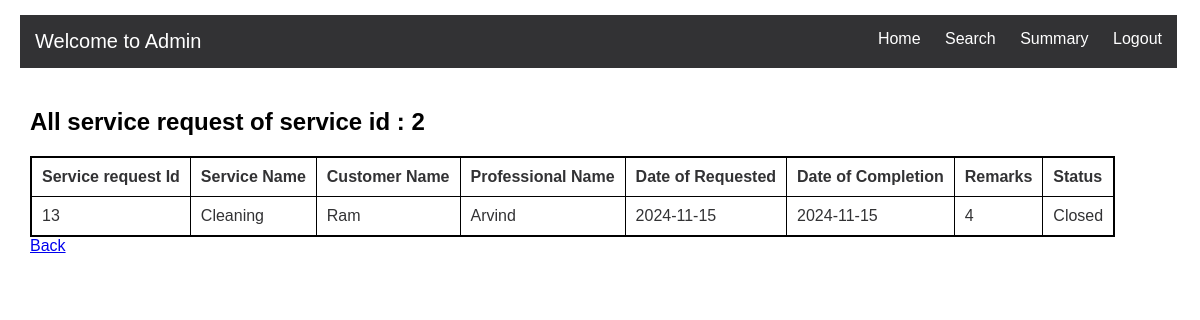
/Admin/Home/Service/2, run on the app's committed database.
### Application/models.py (models this page shows)
class Service_request(db.Model):
    Id = db.Column(db.Integer, primary_key=True, nullable=False)
    Service_id = db.Column(db.Integer, db.ForeignKey('service.Service_id'), nullable=False)
    Customer_id = db.Column(db.Integer, db.ForeignKey('customer.Id'), nullable=False)
    Professional_id = db.Column(db.Integer, db.ForeignKey('professional.Id'))
    date_of_request = db.Column(db.Date, nullable=False)
    date_of_completion = db.Column(db.Date)
    Service_status = db.Column(db.String, nullable=False)
    Remarks=db.Column(db.String)

class Service(db.Model):
    Service_id = db.Column(db.Integer, unique=True, primary_key=True, autoincrement=True, nullable=False)
    Service_name =db.Column(db.String, nullable=False)
    Price =db.Column(db.Integer, nullable=False)
    Time_required =db.Column(db.Integer, nullable=False)
    Description =db.Column(db.String, nullable=False)
    service_requests = db.relationship('Service_request', backref='service', lazy=True)

class Customer(db.Model):
    Id = db.Column(db.Integer, unique=True, primary_key=True, autoincrement=True, nullable=False)
    Full_name =db.Column(db.String, nullable=False)
    Email =db.Column(db.String, unique=True, nullable=False)
    Phone_number=db.Column(db.Integer, nullable=False)
    Password =db.Column(db.String, nullable=False)
    Address =db.Column(db.String, nullable=False)
    Pincode =db.Column(db.Integer, nullable=False)
    service_requests = db.relationship('Service_request', backref='customer', lazy=True)

class Professional(db.Model):
    Id = db.Column(db.Integer, unique=True, primary_key=True, autoincrement=True, nullable=False)
    Full_name =db.Column(db.String, nullable=False)
    Email =db.Column(db.String, unique=True, nullable=False)
    Password =db.Column(db.String, nullable=False)
    Phone_number=db.Column(db.Integer, nullable=False)
    Service_name =db.Column(db.String)
    Address =db.Column(db.String, nullable=False)
    Pincode =db.Column(db.Integer, nullable=False)
    Experience =db.Column(db.Integer)
    Status = db.Column(db.String)
    service_requests = db.relationship('Service_request', backref='professional', lazy=True)

### Application/controller.py (the view)
@app.route('/Admin/Home/Service/<int:S_id>', methods=["GET"])
def A_S_details(S_id):
    A_S_Request_of_S_id_requested=db.session.query(
        Service_request.Id,
        Service.Service_name,
        Customer.Full_name,
        None,
        Service_request.date_of_request,
        None,
        None,
        Service_request.Service_status
        ).join(Service, Service_request.Service_id == S_id
        ).join(Customer, Customer.Id == Service_request.Customer_id
        ).filter(Service.Service_id == S_id
        ).filter(Service_request.Service_status=="Requested")
    A_S_Request_of_S_id_closed=db.session.query(
        Service_request.Id,
        Service.Service_name,
        Customer.Full_name,
        Professional.Full_name,
        Service_request.date_of_request,
        Service_request.date_of_completion,
        Service_request.Remarks,
        Service_request.Service_status
        ).join(Service, Service_request.Service_id == S_id
        ).join(Customer, Customer.Id == Service_request.Customer_id
        ).join(Professional, Professional.Id==Service_request.Professional_id
        ).filter(Service.Service_id == S_id)
    A_S_Request_of_S_id = A_S_Request_of_S_id_closed.union_all(A_S_Request_of_S_id_requested)
    return render_template("Admin_Services.html",S_id=S_id,service=A_S_Request_of_S_id.all())

### templates/Admin_Services.html (shortened to what this page needs)
<!DOCTYPE html>
<html lang="en">
<head>
    <link rel="stylesheet" type="text/css" href="{{url_for('static',filename='style1.css')}}">
</head>
<body>
  {% include 'Admin_header.html' %}
  <div>
    <h2> All service request of service id : {{S_id}}</h1>
  </div>
    <table>
        <tr>
          <th>Service request Id</th>
          <th>Service Name</th>
          <th>Customer Name</th>
          <th>Professional Name</th>
          <th>Date of Requested</th>
          <th>Date of Completion</th>
          <th>Remarks</th>
          <th>Status</th>
        </tr>
        {%for a,b,c,d,e,f,g,h in service%}
        <tr>
          <td>{{a}}</td>
          <td>{{b}}</td>
          <td>{{c}}</td>
          <td>{{d}}</td>
          <td>{{e}}</td>
          <td>{{f}}</td>
          <td>{{g}}</td>
          <td>{{h}}</td>
        </tr>
        {%endfor%}
      </table>
      <a href="/Admin/Home">Back</a>
</body>
</html>

### static/style1.css (style rules this page uses)
body { font-family: Arial, sans-serif; margin-left: 30px; }
table { border-collapse: collapse; color: rgba(50,50,52,255);; border: 2px solid black; }
th, td { padding: 10px; border: 1px solid black; text-align: left; }

### data on the page
Service_request: Id "13", Service_name "Cleaning", Full_name "Ram", Full_name "Arvind", e "2024-11-15", f "2024-11-15", Remarks "4", Service_status "Closed"

### other printed values
{{ S_id }} "2"
